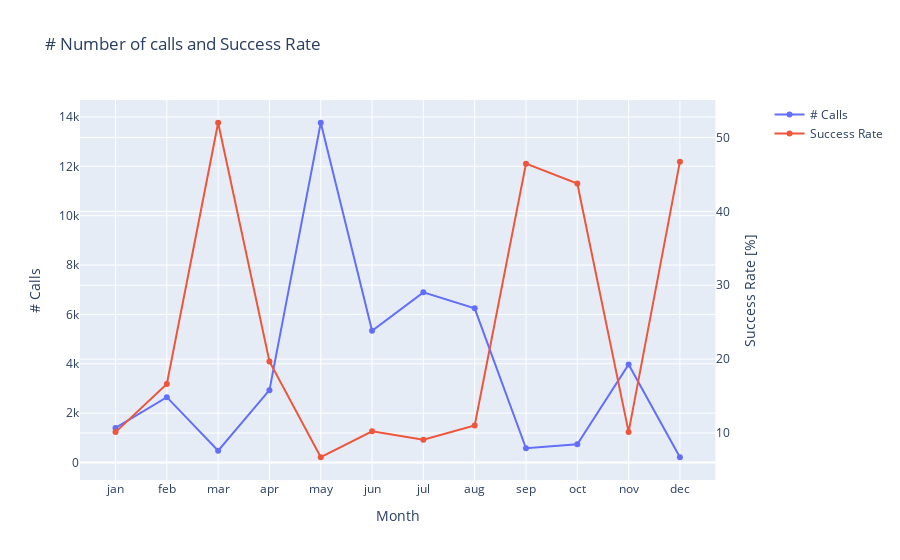

The cell this chart's notebook holds for it:
### Code cell
def plot_monthly_success(df: pd.DataFrame):
    """ Plots the monthly success rate and total number of calls """
    ordered_months = ["jan", "feb", "mar", "apr", "may", "jun", "jul", "aug", "sep", "oct", "nov", "dec"]
    plot_df = df[["month", "y_numeric"]].groupby("month").agg(
        n_calls=pd.NamedAgg(column="y_numeric", aggfunc=lambda x: x.shape[0]),
        success_rate=pd.NamedAgg(column="y_numeric", aggfunc=lambda x: (x.sum()/x.shape[0])*100)
        ).loc[ordered_months, :]

    # Create figure with secondary y-axis
    fig = make_subplots(specs=[[{"secondary_y": True}]])

    # Add traces
    fig.add_trace(
        go.Scatter(x=plot_df.index, y=plot_df["n_calls"], name="# Calls"),
        secondary_y=False,
    )

    fig.add_trace(
        go.Scatter(x=plot_df.index, y=plot_df["success_rate"], name="Success Rate"),
        secondary_y=True,
    )

    # Add figure title
    fig.update_layout(
        title_text="# Number of calls and Success Rate"
    )

    # Set x-axis title
    fig.update_xaxes(title_text="Month")

    # Set y-axes titles
    fig.update_yaxes(title_text="# Calls", secondary_y=False)
    fig.update_yaxes(title_text="Success Rate [%]", secondary_y=True)

    fig.show()
plot_monthly_success(df)

### Figure 1 — Plotly figure (JSON) as saved in the notebook; plotly's stock layout.template omitted (floating-point values rounded to 4 significant figures)
{"data": [{"name": "# Calls", "type": "scatter", "x": ["jan", "feb", "mar", "apr", "may", "jun", "jul", "aug", "sep", "oct", "nov", "dec"], "xaxis": "x", "y": [1403, 2649, 477, 2932, 13766, 5341, 6895, 6247, 579, 738, 3970, 214], "yaxis": "y"}, {"name": "Success Rate", "type": "scatter", "x": ["jan", "feb", "mar", "apr", "may", "jun", "jul", "aug", "sep", "oct", "nov", "dec"], "xaxis": "x", "y": [10.12, 16.65, 51.99, 19.68, 6.719, 10.22, 9.094, 11.01, 46.46, 43.77, 10.15, 46.73], "yaxis": "y2"}], "layout": {"title": {"text": "# Number of calls and Success Rate"}, "xaxis": {"anchor": "y", "domain": [0, 0.94], "title": {"text": "Month"}}, "yaxis": {"anchor": "x", "domain": [0, 1], "title": {"text": "# Calls"}}, "yaxis2": {"anchor": "x", "overlaying": "y", "side": "right", "title": {"text": "Success Rate [%]"}}}}
